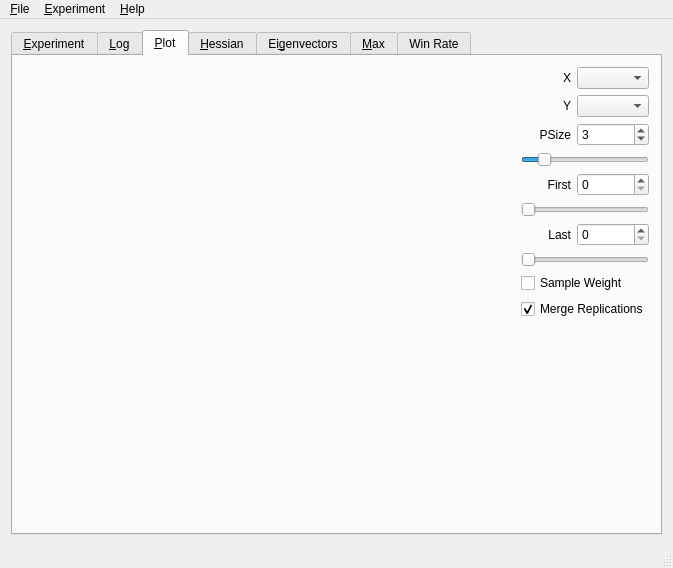
<?xml version="1.0" encoding="UTF-8"?>
<ui version="4.0">
 <class>MainWindow</class>
 <widget class="QMainWindow" name="MainWindow">
  <property name="geometry">
   <rect>
    <x>0</x>
    <y>0</y>
    <width>673</width>
    <height>568</height>
   </rect>
  </property>
  <property name="windowTitle">
   <string/>
  </property>
  <widget class="QWidget" name="centralWidget">
   <layout class="QHBoxLayout" name="horizontalLayout">
    <item>
     <widget class="QTabWidget" name="tabWidget">
      <property name="currentIndex">
       <number>2</number>
      </property>
      <widget class="QWidget" name="tabExperiment">
       <attribute name="title">
        <string>&amp;Experiment</string>
       </attribute>
       <layout class="QHBoxLayout" name="horizontalLayout_3">
        <item>
         <layout class="QHBoxLayout" name="horizontalLayout_2">
          <item>
           <widget class="QTextEdit" name="textEdit">
            <property name="lineWrapMode">
             <enum>QTextEdit::NoWrap</enum>
            </property>
            <property name="readOnly">
             <bool>true</bool>
            </property>
           </widget>
          </item>
         </layout>
        </item>
       </layout>
      </widget>
      <widget class="QWidget" name="tabLog">
       <attribute name="title">
        <string>&amp;Log</string>
       </attribute>
       <layout class="QHBoxLayout" name="horizontalLayout_4">
        <item>
         <widget class="QListWidget" name="listWidget"/>
        </item>
       </layout>
      </widget>
      <widget class="QWidget" name="tabPlot">
       <attribute name="title">
        <string>&amp;Plot</string>
       </attribute>
       <layout class="QHBoxLayout" name="horizontalLayout_7">
        <item>
         <widget class="CPlotWidget" name="plotWidget" native="true">
          <property name="sizePolicy">
           <sizepolicy hsizetype="Expanding" vsizetype="Preferred">
            <horstretch>0</horstretch>
            <verstretch>0</verstretch>
           </sizepolicy>
          </property>
          <property name="mouseTracking">
           <bool>true</bool>
          </property>
         </widget>
        </item>
        <item>
         <layout class="QVBoxLayout" name="verticalLayout_5">
          <item>
           <layout class="QGridLayout" name="gridLayout">
            <item row="0" column="0">
             <widget class="QLabel" name="label_6">
              <property name="text">
               <string>X</string>
              </property>
              <property name="alignment">
               <set>Qt::AlignRight|Qt::AlignTrailing|Qt::AlignVCenter</set>
              </property>
             </widget>
            </item>
            <item row="0" column="1">
             <widget class="QComboBox" name="comboX">
              <property name="sizePolicy">
               <sizepolicy hsizetype="Minimum" vsizetype="Fixed">
                <horstretch>0</horstretch>
                <verstretch>0</verstretch>
               </sizepolicy>
              </property>
              <property name="sizeAdjustPolicy">
               <enum>QComboBox::AdjustToContents</enum>
              </property>
             </widget>
            </item>
            <item row="1" column="0">
             <widget class="QLabel" name="label_7">
              <property name="text">
               <string>Y</string>
              </property>
              <property name="alignment">
               <set>Qt::AlignRight|Qt::AlignTrailing|Qt::AlignVCenter</set>
              </property>
             </widget>
            </item>
            <item row="1" column="1">
             <widget class="QComboBox" name="comboY">
              <property name="sizePolicy">
               <sizepolicy hsizetype="Minimum" vsizetype="Fixed">
                <horstretch>0</horstretch>
                <verstretch>0</verstretch>
               </sizepolicy>
              </property>
              <property name="sizeAdjustPolicy">
               <enum>QComboBox::AdjustToContents</enum>
              </property>
             </widget>
            </item>
            <item row="2" column="0">
             <widget class="QLabel" name="label_8">
              <property name="sizePolicy">
               <sizepolicy hsizetype="Preferred" vsizetype="Preferred">
                <horstretch>0</horstretch>
                <verstretch>0</verstretch>
               </sizepolicy>
              </property>
              <property name="text">
               <string>PSize</string>
              </property>
              <property name="alignment">
               <set>Qt::AlignRight|Qt::AlignTrailing|Qt::AlignVCenter</set>
              </property>
             </widget>
            </item>
            <item row="2" column="1">
             <widget class="QSpinBox" name="pointSizeSpinBox">
              <property name="sizePolicy">
               <sizepolicy hsizetype="Preferred" vsizetype="Fixed">
                <horstretch>0</horstretch>
                <verstretch>0</verstretch>
               </sizepolicy>
              </property>
              <property name="minimum">
               <number>1</number>
              </property>
              <property name="maximum">
               <number>15</number>
              </property>
              <property name="value">
               <number>3</number>
              </property>
             </widget>
            </item>
            <item row="3" column="0" colspan="2">
             <widget class="QSlider" name="pointSizeSlider">
              <property name="sizePolicy">
               <sizepolicy hsizetype="Minimum" vsizetype="Fixed">
                <horstretch>0</horstretch>
                <verstretch>0</verstretch>
               </sizepolicy>
              </property>
              <property name="minimum">
               <number>1</number>
              </property>
              <property name="maximum">
               <number>15</number>
              </property>
              <property name="value">
               <number>3</number>
              </property>
              <property name="orientation">
               <enum>Qt::Horizontal</enum>
              </property>
             </widget>
            </item>
            <item row="4" column="0">
             <widget class="QLabel" name="label_10">
              <property name="text">
               <string>First</string>
              </property>
              <property name="alignment">
               <set>Qt::AlignRight|Qt::AlignTrailing|Qt::AlignVCenter</set>
              </property>
             </widget>
            </item>
            <item row="4" column="1">
             <widget class="QSpinBox" name="firstSpinBox"/>
            </item>
            <item row="5" column="0" colspan="2">
             <widget class="QSlider" name="firstSlider">
              <property name="sizePolicy">
               <sizepolicy hsizetype="Minimum" vsizetype="Fixed">
                <horstretch>0</horstretch>
                <verstretch>0</verstretch>
               </sizepolicy>
              </property>
              <property name="orientation">
               <enum>Qt::Horizontal</enum>
              </property>
             </widget>
            </item>
            <item row="6" column="0">
             <widget class="QLabel" name="label_9">
              <property name="text">
               <string>Last</string>
              </property>
              <property name="alignment">
               <set>Qt::AlignRight|Qt::AlignTrailing|Qt::AlignVCenter</set>
              </property>
             </widget>
            </item>
            <item row="6" column="1">
             <widget class="QSpinBox" name="lastSpinBox"/>
            </item>
            <item row="7" column="0" colspan="2">
             <widget class="QSlider" name="lastSlider">
              <property name="sizePolicy">
               <sizepolicy hsizetype="Minimum" vsizetype="Fixed">
                <horstretch>0</horstretch>
                <verstretch>0</verstretch>
               </sizepolicy>
              </property>
              <property name="orientation">
               <enum>Qt::Horizontal</enum>
              </property>
             </widget>
            </item>
            <item row="8" column="0" colspan="2">
             <widget class="QCheckBox" name="sampleWeightCheckBox">
              <property name="text">
               <string>Sample Weight</string>
              </property>
             </widget>
            </item>
            <item row="10" column="0" colspan="2">
             <spacer name="verticalSpacer">
              <property name="orientation">
               <enum>Qt::Vertical</enum>
              </property>
              <property name="sizeHint" stdset="0">
               <size>
                <width>20</width>
                <height>40</height>
               </size>
              </property>
             </spacer>
            </item>
            <item row="9" column="0" colspan="2">
             <widget class="QCheckBox" name="mergeReplicationsCheckBox">
              <property name="text">
               <string>Merge Replications</string>
              </property>
              <property name="checked">
               <bool>true</bool>
              </property>
             </widget>
            </item>
           </layout>
          </item>
         </layout>
        </item>
       </layout>
      </widget>
      <widget class="QWidget" name="tabMatrix">
       <attribute name="title">
        <string>&amp;Hessian</string>
       </attribute>
       <layout class="QHBoxLayout" name="horizontalLayout_5">
        <item>
         <widget class="QTableWidget" name="matrixTable">
          <property name="editTriggers">
           <set>QAbstractItemView::NoEditTriggers</set>
          </property>
          <property name="tabKeyNavigation">
           <bool>false</bool>
          </property>
          <property name="verticalScrollMode">
           <enum>QAbstractItemView::ScrollPerPixel</enum>
          </property>
          <property name="horizontalScrollMode">
           <enum>QAbstractItemView::ScrollPerPixel</enum>
          </property>
         </widget>
        </item>
       </layout>
      </widget>
      <widget class="QWidget" name="tabEigen">
       <attribute name="title">
        <string>Ei&amp;genvectors</string>
       </attribute>
       <layout class="QHBoxLayout" name="horizontalLayout_6">
        <item>
         <widget class="QTableWidget" name="eigenTable">
          <property name="verticalScrollMode">
           <enum>QAbstractItemView::ScrollPerPixel</enum>
          </property>
          <property name="horizontalScrollMode">
           <enum>QAbstractItemView::ScrollPerPixel</enum>
          </property>
         </widget>
        </item>
       </layout>
      </widget>
      <widget class="QWidget" name="tabMax">
       <attribute name="title">
        <string>&amp;Max</string>
       </attribute>
       <layout class="QHBoxLayout" name="horizontalLayout_8">
        <item>
         <widget class="QTableWidget" name="maxTable">
          <property name="sizePolicy">
           <sizepolicy hsizetype="Expanding" vsizetype="Expanding">
            <horstretch>2</horstretch>
            <verstretch>0</verstretch>
           </sizepolicy>
          </property>
          <property name="verticalScrollMode">
           <enum>QAbstractItemView::ScrollPerPixel</enum>
          </property>
          <property name="horizontalScrollMode">
           <enum>QAbstractItemView::ScrollPerPixel</enum>
          </property>
         </widget>
        </item>
       </layout>
      </widget>
      <widget class="QWidget" name="tabWinRate">
       <attribute name="title">
        <string>Win Rate</string>
       </attribute>
       <layout class="QHBoxLayout" name="horizontalLayout_9">
        <item>
         <widget class="QTableWidget" name="winRateTable"/>
        </item>
       </layout>
      </widget>
     </widget>
    </item>
   </layout>
  </widget>
  <widget class="QMenuBar" name="menuBar">
   <property name="geometry">
    <rect>
     <x>0</x>
     <y>0</y>
     <width>673</width>
     <height>22</height>
    </rect>
   </property>
   <widget class="QMenu" name="menuFile">
    <property name="title">
     <string>&amp;File</string>
    </property>
    <addaction name="action_Open"/>
    <addaction name="action_Close"/>
    <addaction name="action_Quit"/>
   </widget>
   <widget class="QMenu" name="menu_Help">
    <property name="title">
     <string>&amp;Help</string>
    </property>
    <addaction name="action_About_Qt"/>
    <addaction name="action_About"/>
   </widget>
   <widget class="QMenu" name="menu_Experiment">
    <property name="title">
     <string>&amp;Experiment</string>
    </property>
    <addaction name="action_Start"/>
    <addaction name="action_SoftStop"/>
    <addaction name="action_HardStop"/>
    <addaction name="separator"/>
    <addaction name="action_Automatic_GUI_update"/>
    <addaction name="action_Update_GUI_manually_now"/>
   </widget>
   <addaction name="menuFile"/>
   <addaction name="menu_Experiment"/>
   <addaction name="menu_Help"/>
  </widget>
  <widget class="QStatusBar" name="statusBar"/>
  <action name="action_Open">
   <property name="text">
    <string>&amp;Open...</string>
   </property>
  </action>
  <action name="action_About">
   <property name="text">
    <string>&amp;About...</string>
   </property>
  </action>
  <action name="action_Quit">
   <property name="text">
    <string>&amp;Quit</string>
   </property>
  </action>
  <action name="action_Start">
   <property name="text">
    <string>&amp;Start</string>
   </property>
  </action>
  <action name="action_SoftStop">
   <property name="text">
    <string>S&amp;oft Stop (wait for running games to finish)</string>
   </property>
   <property name="toolTip">
    <string>Soft Stop</string>
   </property>
  </action>
  <action name="action_HardStop">
   <property name="text">
    <string>&amp;Hard Stop (kill everything)</string>
   </property>
   <property name="toolTip">
    <string>Hard Stop</string>
   </property>
  </action>
  <action name="action_Close">
   <property name="text">
    <string>&amp;Close</string>
   </property>
  </action>
  <action name="action_About_Qt">
   <property name="text">
    <string>About Qt...</string>
   </property>
  </action>
  <action name="action_Automatic_GUI_update">
   <property name="checkable">
    <bool>true</bool>
   </property>
   <property name="checked">
    <bool>true</bool>
   </property>
   <property name="text">
    <string>&amp;Automatic GUI update</string>
   </property>
  </action>
  <action name="action_Update_GUI_manually_now">
   <property name="enabled">
    <bool>false</bool>
   </property>
   <property name="text">
    <string>&amp;Update GUI manually now</string>
   </property>
  </action>
 </widget>
 <layoutdefault spacing="6" margin="11"/>
 <customwidgets>
  <customwidget>
   <class>CPlotWidget</class>
   <extends>QWidget</extends>
   <header>CPlotWidget.h</header>
   <container>1</container>
  </customwidget>
 </customwidgets>
 <tabstops>
  <tabstop>tabWidget</tabstop>
  <tabstop>textEdit</tabstop>
  <tabstop>listWidget</tabstop>
  <tabstop>comboX</tabstop>
  <tabstop>comboY</tabstop>
  <tabstop>pointSizeSpinBox</tabstop>
 </tabstops>
 <resources/>
 <connections>
  <connection>
   <sender>action_Quit</sender>
   <signal>triggered()</signal>
   <receiver>MainWindow</receiver>
   <slot>close()</slot>
   <hints>
    <hint type="sourcelabel">
     <x>-1</x>
     <y>-1</y>
    </hint>
    <hint type="destinationlabel">
     <x>296</x>
     <y>272</y>
    </hint>
   </hints>
  </connection>
  <connection>
   <sender>comboY</sender>
   <signal>currentIndexChanged(int)</signal>
   <receiver>plotWidget</receiver>
   <slot>update()</slot>
   <hints>
    <hint type="sourcelabel">
     <x>514</x>
     <y>168</y>
    </hint>
    <hint type="destinationlabel">
     <x>237</x>
     <y>269</y>
    </hint>
   </hints>
  </connection>
  <connection>
   <sender>firstSpinBox</sender>
   <signal>valueChanged(int)</signal>
   <receiver>firstSlider</receiver>
   <slot>setValue(int)</slot>
   <hints>
    <hint type="sourcelabel">
     <x>514</x>
     <y>259</y>
    </hint>
    <hint type="destinationlabel">
     <x>514</x>
     <y>284</y>
    </hint>
   </hints>
  </connection>
  <connection>
   <sender>pointSizeSlider</sender>
   <signal>valueChanged(int)</signal>
   <receiver>pointSizeSpinBox</receiver>
   <slot>setValue(int)</slot>
   <hints>
    <hint type="sourcelabel">
     <x>514</x>
     <y>226</y>
    </hint>
    <hint type="destinationlabel">
     <x>514</x>
     <y>201</y>
    </hint>
   </hints>
  </connection>
  <connection>
   <sender>lastSpinBox</sender>
   <signal>valueChanged(int)</signal>
   <receiver>plotWidget</receiver>
   <slot>update()</slot>
   <hints>
    <hint type="sourcelabel">
     <x>514</x>
     <y>317</y>
    </hint>
    <hint type="destinationlabel">
     <x>186</x>
     <y>247</y>
    </hint>
   </hints>
  </connection>
  <connection>
   <sender>pointSizeSpinBox</sender>
   <signal>valueChanged(int)</signal>
   <receiver>plotWidget</receiver>
   <slot>update()</slot>
   <hints>
    <hint type="sourcelabel">
     <x>514</x>
     <y>201</y>
    </hint>
    <hint type="destinationlabel">
     <x>220</x>
     <y>270</y>
    </hint>
   </hints>
  </connection>
  <connection>
   <sender>lastSpinBox</sender>
   <signal>valueChanged(int)</signal>
   <receiver>lastSlider</receiver>
   <slot>setValue(int)</slot>
   <hints>
    <hint type="sourcelabel">
     <x>514</x>
     <y>317</y>
    </hint>
    <hint type="destinationlabel">
     <x>514</x>
     <y>342</y>
    </hint>
   </hints>
  </connection>
  <connection>
   <sender>lastSlider</sender>
   <signal>valueChanged(int)</signal>
   <receiver>lastSpinBox</receiver>
   <slot>setValue(int)</slot>
   <hints>
    <hint type="sourcelabel">
     <x>514</x>
     <y>342</y>
    </hint>
    <hint type="destinationlabel">
     <x>514</x>
     <y>317</y>
    </hint>
   </hints>
  </connection>
  <connection>
   <sender>comboX</sender>
   <signal>currentIndexChanged(int)</signal>
   <receiver>plotWidget</receiver>
   <slot>update()</slot>
   <hints>
    <hint type="sourcelabel">
     <x>514</x>
     <y>135</y>
    </hint>
    <hint type="destinationlabel">
     <x>237</x>
     <y>269</y>
    </hint>
   </hints>
  </connection>
  <connection>
   <sender>firstSlider</sender>
   <signal>valueChanged(int)</signal>
   <receiver>firstSpinBox</receiver>
   <slot>setValue(int)</slot>
   <hints>
    <hint type="sourcelabel">
     <x>514</x>
     <y>284</y>
    </hint>
    <hint type="destinationlabel">
     <x>514</x>
     <y>259</y>
    </hint>
   </hints>
  </connection>
  <connection>
   <sender>pointSizeSpinBox</sender>
   <signal>valueChanged(int)</signal>
   <receiver>pointSizeSlider</receiver>
   <slot>setValue(int)</slot>
   <hints>
    <hint type="sourcelabel">
     <x>514</x>
     <y>201</y>
    </hint>
    <hint type="destinationlabel">
     <x>514</x>
     <y>226</y>
    </hint>
   </hints>
  </connection>
  <connection>
   <sender>firstSpinBox</sender>
   <signal>valueChanged(int)</signal>
   <receiver>plotWidget</receiver>
   <slot>update()</slot>
   <hints>
    <hint type="sourcelabel">
     <x>514</x>
     <y>259</y>
    </hint>
    <hint type="destinationlabel">
     <x>186</x>
     <y>247</y>
    </hint>
   </hints>
  </connection>
  <connection>
   <sender>sampleWeightCheckBox</sender>
   <signal>stateChanged(int)</signal>
   <receiver>plotWidget</receiver>
   <slot>update()</slot>
   <hints>
    <hint type="sourcelabel">
     <x>514</x>
     <y>410</y>
    </hint>
    <hint type="destinationlabel">
     <x>199</x>
     <y>276</y>
    </hint>
   </hints>
  </connection>
  <connection>
   <sender>action_Automatic_GUI_update</sender>
   <signal>toggled(bool)</signal>
   <receiver>action_Update_GUI_manually_now</receiver>
   <slot>setDisabled(bool)</slot>
   <hints>
    <hint type="sourcelabel">
     <x>-1</x>
     <y>-1</y>
    </hint>
    <hint type="destinationlabel">
     <x>-1</x>
     <y>-1</y>
    </hint>
   </hints>
  </connection>
  <connection>
   <sender>action_Update_GUI_manually_now</sender>
   <signal>triggered()</signal>
   <receiver>MainWindow</receiver>
   <slot>updateAll()</slot>
   <hints>
    <hint type="sourcelabel">
     <x>-1</x>
     <y>-1</y>
    </hint>
    <hint type="destinationlabel">
     <x>285</x>
     <y>258</y>
    </hint>
   </hints>
  </connection>
  <connection>
   <sender>action_Automatic_GUI_update</sender>
   <signal>toggled(bool)</signal>
   <receiver>MainWindow</receiver>
   <slot>updateConnections()</slot>
   <hints>
    <hint type="sourcelabel">
     <x>-1</x>
     <y>-1</y>
    </hint>
    <hint type="destinationlabel">
     <x>285</x>
     <y>258</y>
    </hint>
   </hints>
  </connection>
  <connection>
   <sender>mergeReplicationsCheckBox</sender>
   <signal>stateChanged(int)</signal>
   <receiver>plotWidget</receiver>
   <slot>update()</slot>
   <hints>
    <hint type="sourcelabel">
     <x>557</x>
     <y>357</y>
    </hint>
    <hint type="destinationlabel">
     <x>250</x>
     <y>288</y>
    </hint>
   </hints>
  </connection>
 </connections>
 <slots>
  <slot>updateAll()</slot>
  <slot>updateConnections()</slot>
 </slots>
</ui>
